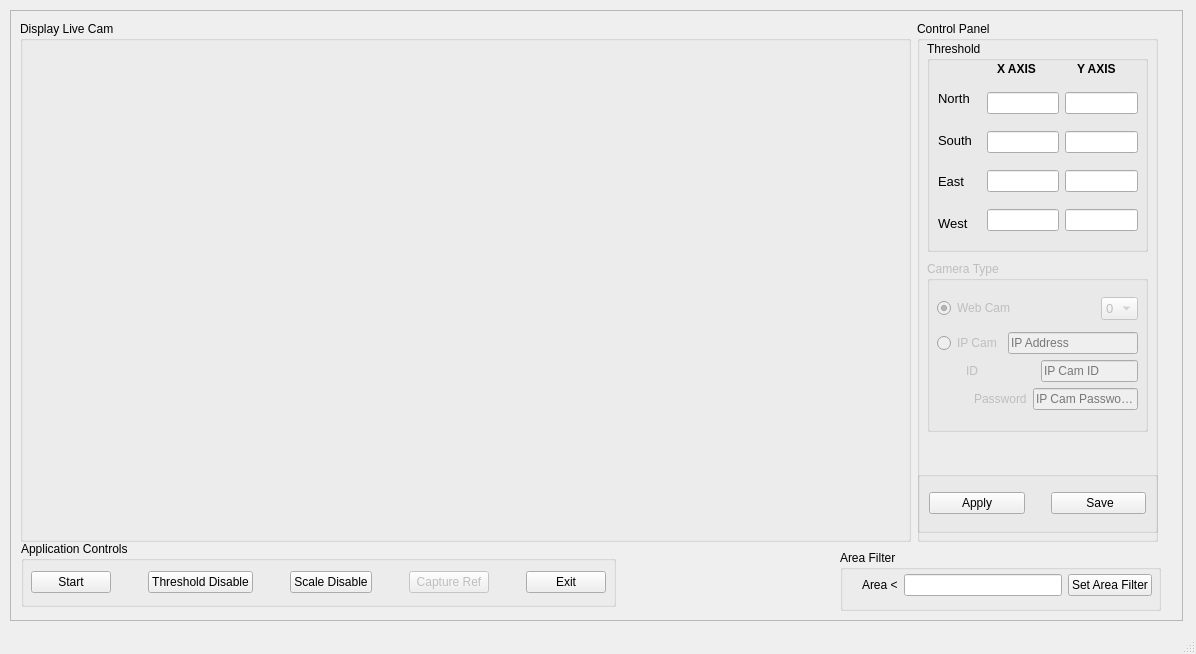
<?xml version="1.0" encoding="UTF-8"?>
<ui version="4.0">
 <class>MainWindow</class>
 <widget class="QMainWindow" name="MainWindow">
  <property name="geometry">
   <rect>
    <x>0</x>
    <y>0</y>
    <width>1196</width>
    <height>654</height>
   </rect>
  </property>
  <property name="sizePolicy">
   <sizepolicy hsizetype="Preferred" vsizetype="Preferred">
    <horstretch>0</horstretch>
    <verstretch>0</verstretch>
   </sizepolicy>
  </property>
  <property name="minimumSize">
   <size>
    <width>1196</width>
    <height>654</height>
   </size>
  </property>
  <property name="maximumSize">
   <size>
    <width>1196</width>
    <height>654</height>
   </size>
  </property>
  <property name="windowTitle">
   <string>Live Camera Tracking</string>
  </property>
  <widget class="QWidget" name="centralwidget">
   <widget class="QFrame" name="frame">
    <property name="geometry">
     <rect>
      <x>10</x>
      <y>10</y>
      <width>1173</width>
      <height>611</height>
     </rect>
    </property>
    <property name="sizePolicy">
     <sizepolicy hsizetype="Preferred" vsizetype="Expanding">
      <horstretch>0</horstretch>
      <verstretch>0</verstretch>
     </sizepolicy>
    </property>
    <property name="minimumSize">
     <size>
      <width>1173</width>
      <height>611</height>
     </size>
    </property>
    <property name="maximumSize">
     <size>
      <width>1173</width>
      <height>611</height>
     </size>
    </property>
    <property name="styleSheet">
     <string notr="true"/>
    </property>
    <property name="frameShape">
     <enum>QFrame::StyledPanel</enum>
    </property>
    <property name="frameShadow">
     <enum>QFrame::Raised</enum>
    </property>
    <widget class="QWidget" name="layoutWidget">
     <property name="geometry">
      <rect>
       <x>10</x>
       <y>10</y>
       <width>1140</width>
       <height>523</height>
      </rect>
     </property>
     <layout class="QHBoxLayout" name="horizontalLayout_2">
      <item>
       <widget class="QGroupBox" name="groupBox">
        <property name="minimumSize">
         <size>
          <width>891</width>
          <height>521</height>
         </size>
        </property>
        <property name="maximumSize">
         <size>
          <width>891</width>
          <height>521</height>
         </size>
        </property>
        <property name="title">
         <string>Display Live Cam</string>
        </property>
        <widget class="QLabel" name="image_label">
         <property name="geometry">
          <rect>
           <x>20</x>
           <y>20</y>
           <width>852</width>
           <height>480</height>
          </rect>
         </property>
         <property name="minimumSize">
          <size>
           <width>852</width>
           <height>480</height>
          </size>
         </property>
         <property name="maximumSize">
          <size>
           <width>852</width>
           <height>480</height>
          </size>
         </property>
         <property name="text">
          <string/>
         </property>
        </widget>
       </widget>
      </item>
      <item>
       <widget class="QGroupBox" name="groupBox_2">
        <property name="maximumSize">
         <size>
          <width>241</width>
          <height>521</height>
         </size>
        </property>
        <property name="title">
         <string>Control Panel</string>
        </property>
        <widget class="QGroupBox" name="groupBox_6">
         <property name="geometry">
          <rect>
           <x>10</x>
           <y>20</y>
           <width>221</width>
           <height>211</height>
          </rect>
         </property>
         <property name="title">
          <string>Threshold </string>
         </property>
         <widget class="QLabel" name="label_5">
          <property name="geometry">
           <rect>
            <x>70</x>
            <y>20</y>
            <width>55</width>
            <height>16</height>
           </rect>
          </property>
          <property name="font">
           <font>
            <pointsize>9</pointsize>
            <weight>75</weight>
            <bold>true</bold>
           </font>
          </property>
          <property name="text">
           <string>X AXIS</string>
          </property>
         </widget>
         <widget class="QLabel" name="label_6">
          <property name="geometry">
           <rect>
            <x>150</x>
            <y>20</y>
            <width>55</width>
            <height>16</height>
           </rect>
          </property>
          <property name="font">
           <font>
            <pointsize>9</pointsize>
            <weight>75</weight>
            <bold>true</bold>
           </font>
          </property>
          <property name="text">
           <string>Y AXIS</string>
          </property>
         </widget>
         <widget class="QWidget" name="layoutWidget">
          <property name="geometry">
           <rect>
            <x>11</x>
            <y>39</y>
            <width>48</width>
            <height>161</height>
           </rect>
          </property>
          <layout class="QVBoxLayout" name="verticalLayout_2">
           <item>
            <widget class="QLabel" name="label">
             <property name="font">
              <font>
               <pointsize>10</pointsize>
              </font>
             </property>
             <property name="text">
              <string>North </string>
             </property>
            </widget>
           </item>
           <item>
            <widget class="QLabel" name="label_2">
             <property name="font">
              <font>
               <pointsize>10</pointsize>
              </font>
             </property>
             <property name="text">
              <string>South</string>
             </property>
            </widget>
           </item>
           <item>
            <widget class="QLabel" name="label_3">
             <property name="font">
              <font>
               <pointsize>10</pointsize>
              </font>
             </property>
             <property name="text">
              <string>East</string>
             </property>
            </widget>
           </item>
           <item>
            <widget class="QLabel" name="label_4">
             <property name="font">
              <font>
               <pointsize>10</pointsize>
              </font>
             </property>
             <property name="text">
              <string>West</string>
             </property>
            </widget>
           </item>
          </layout>
         </widget>
         <widget class="QWidget" name="layoutWidget">
          <property name="geometry">
           <rect>
            <x>60</x>
            <y>40</y>
            <width>151</width>
            <height>161</height>
           </rect>
          </property>
          <layout class="QVBoxLayout" name="verticalLayout">
           <item>
            <layout class="QHBoxLayout" name="horizontalLayout_4">
             <item>
              <widget class="QLineEdit" name="lineEdit_north_x"/>
             </item>
             <item>
              <widget class="QLineEdit" name="lineEdit_north_y"/>
             </item>
            </layout>
           </item>
           <item>
            <layout class="QHBoxLayout" name="horizontalLayout_5">
             <item>
              <widget class="QLineEdit" name="lineEdit_south_x"/>
             </item>
             <item>
              <widget class="QLineEdit" name="lineEdit_south_y"/>
             </item>
            </layout>
           </item>
           <item>
            <layout class="QHBoxLayout" name="horizontalLayout_6">
             <item>
              <widget class="QLineEdit" name="lineEdit_east_x"/>
             </item>
             <item>
              <widget class="QLineEdit" name="lineEdit_east_y"/>
             </item>
            </layout>
           </item>
           <item>
            <layout class="QHBoxLayout" name="horizontalLayout_7">
             <item>
              <widget class="QLineEdit" name="lineEdit_west_x"/>
             </item>
             <item>
              <widget class="QLineEdit" name="lineEdit_west_y"/>
             </item>
            </layout>
           </item>
          </layout>
         </widget>
        </widget>
        <widget class="QGroupBox" name="groupBox_7">
         <property name="enabled">
          <bool>false</bool>
         </property>
         <property name="geometry">
          <rect>
           <x>10</x>
           <y>240</y>
           <width>221</width>
           <height>171</height>
          </rect>
         </property>
         <property name="title">
          <string>Camera Type</string>
         </property>
         <widget class="QWidget" name="layoutWidget">
          <property name="geometry">
           <rect>
            <x>10</x>
            <y>30</y>
            <width>201</width>
            <height>125</height>
           </rect>
          </property>
          <layout class="QVBoxLayout" name="verticalLayout_4">
           <item>
            <layout class="QHBoxLayout" name="horizontalLayout_12">
             <item>
              <widget class="QRadioButton" name="radioButton">
               <property name="font">
                <font>
                 <pointsize>9</pointsize>
                </font>
               </property>
               <property name="text">
                <string>Web Cam</string>
               </property>
               <property name="checked">
                <bool>true</bool>
               </property>
               <attribute name="buttonGroup">
                <string notr="true">buttonGroup</string>
               </attribute>
              </widget>
             </item>
             <item>
              <layout class="QHBoxLayout" name="horizontalLayout_9">
               <item>
                <spacer name="horizontalSpacer_4">
                 <property name="orientation">
                  <enum>Qt::Horizontal</enum>
                 </property>
                 <property name="sizeHint" stdset="0">
                  <size>
                   <width>40</width>
                   <height>20</height>
                  </size>
                 </property>
                </spacer>
               </item>
               <item>
                <widget class="QComboBox" name="comboBox">
                 <property name="font">
                  <font>
                   <pointsize>10</pointsize>
                   <weight>50</weight>
                   <bold>false</bold>
                  </font>
                 </property>
                 <item>
                  <property name="text">
                   <string>0</string>
                  </property>
                 </item>
                 <item>
                  <property name="text">
                   <string>1</string>
                  </property>
                 </item>
                 <item>
                  <property name="text">
                   <string>2</string>
                  </property>
                 </item>
                 <item>
                  <property name="text">
                   <string>3</string>
                  </property>
                 </item>
                </widget>
               </item>
              </layout>
             </item>
            </layout>
           </item>
           <item>
            <layout class="QVBoxLayout" name="verticalLayout_3">
             <item>
              <layout class="QHBoxLayout" name="horizontalLayout_10">
               <item>
                <widget class="QRadioButton" name="radioButton_2">
                 <property name="font">
                  <font>
                   <pointsize>9</pointsize>
                  </font>
                 </property>
                 <property name="text">
                  <string>IP Cam</string>
                 </property>
                 <attribute name="buttonGroup">
                  <string notr="true">buttonGroup</string>
                 </attribute>
                </widget>
               </item>
               <item>
                <widget class="QLineEdit" name="lineEdit">
                 <property name="text">
                  <string/>
                 </property>
                 <property name="placeholderText">
                  <string>IP Address</string>
                 </property>
                </widget>
               </item>
              </layout>
             </item>
             <item>
              <layout class="QHBoxLayout" name="horizontalLayout_11">
               <item>
                <spacer name="horizontalSpacer_8">
                 <property name="orientation">
                  <enum>Qt::Horizontal</enum>
                 </property>
                 <property name="sizeHint" stdset="0">
                  <size>
                   <width>40</width>
                   <height>20</height>
                  </size>
                 </property>
                </spacer>
               </item>
               <item>
                <widget class="QLabel" name="label_9">
                 <property name="font">
                  <font>
                   <pointsize>9</pointsize>
                  </font>
                 </property>
                 <property name="text">
                  <string>ID</string>
                 </property>
                </widget>
               </item>
               <item>
                <spacer name="horizontalSpacer_7">
                 <property name="orientation">
                  <enum>Qt::Horizontal</enum>
                 </property>
                 <property name="sizeHint" stdset="0">
                  <size>
                   <width>40</width>
                   <height>20</height>
                  </size>
                 </property>
                </spacer>
               </item>
               <item>
                <spacer name="horizontalSpacer_6">
                 <property name="orientation">
                  <enum>Qt::Horizontal</enum>
                 </property>
                 <property name="sizeHint" stdset="0">
                  <size>
                   <width>40</width>
                   <height>20</height>
                  </size>
                 </property>
                </spacer>
               </item>
               <item>
                <widget class="QLineEdit" name="lineEdit_2">
                 <property name="placeholderText">
                  <string>IP Cam ID</string>
                 </property>
                </widget>
               </item>
              </layout>
             </item>
             <item>
              <layout class="QHBoxLayout" name="horizontalLayout_13">
               <item>
                <spacer name="horizontalSpacer_9">
                 <property name="orientation">
                  <enum>Qt::Horizontal</enum>
                 </property>
                 <property name="sizeHint" stdset="0">
                  <size>
                   <width>40</width>
                   <height>20</height>
                  </size>
                 </property>
                </spacer>
               </item>
               <item>
                <widget class="QLabel" name="label_10">
                 <property name="font">
                  <font>
                   <pointsize>9</pointsize>
                  </font>
                 </property>
                 <property name="text">
                  <string>Password</string>
                 </property>
                </widget>
               </item>
               <item>
                <widget class="QLineEdit" name="lineEdit_3">
                 <property name="placeholderText">
                  <string>IP Cam Password </string>
                 </property>
                </widget>
               </item>
              </layout>
             </item>
            </layout>
           </item>
          </layout>
         </widget>
        </widget>
        <widget class="QGroupBox" name="groupBox_3">
         <property name="geometry">
          <rect>
           <x>0</x>
           <y>450</y>
           <width>241</width>
           <height>62</height>
          </rect>
         </property>
         <property name="title">
          <string/>
         </property>
         <layout class="QHBoxLayout" name="horizontalLayout_8">
          <item>
           <layout class="QHBoxLayout" name="horizontalLayout_3">
            <item>
             <widget class="QPushButton" name="pushButton_Apply">
              <property name="text">
               <string>Apply</string>
              </property>
             </widget>
            </item>
            <item>
             <spacer name="verticalSpacer">
              <property name="orientation">
               <enum>Qt::Vertical</enum>
              </property>
              <property name="sizeHint" stdset="0">
               <size>
                <width>20</width>
                <height>40</height>
               </size>
              </property>
             </spacer>
            </item>
            <item>
             <widget class="QPushButton" name="pushButton">
              <property name="text">
               <string> Save</string>
              </property>
             </widget>
            </item>
           </layout>
          </item>
         </layout>
        </widget>
       </widget>
      </item>
     </layout>
    </widget>
    <widget class="QGroupBox" name="groupBox_4">
     <property name="geometry">
      <rect>
       <x>11</x>
       <y>531</y>
       <width>595</width>
       <height>66</height>
      </rect>
     </property>
     <property name="title">
      <string>Application Controls </string>
     </property>
     <widget class="QWidget" name="layoutWidget">
      <property name="geometry">
       <rect>
        <x>10</x>
        <y>26</y>
        <width>575</width>
        <height>30</height>
       </rect>
      </property>
      <layout class="QHBoxLayout" name="horizontalLayout">
       <item>
        <widget class="QPushButton" name="pushButton_start">
         <property name="text">
          <string>Start</string>
         </property>
        </widget>
       </item>
       <item>
        <spacer name="horizontalSpacer">
         <property name="orientation">
          <enum>Qt::Horizontal</enum>
         </property>
         <property name="sizeHint" stdset="0">
          <size>
           <width>40</width>
           <height>20</height>
          </size>
         </property>
        </spacer>
       </item>
       <item>
        <widget class="QPushButton" name="pushBotton_Draw_lines">
         <property name="text">
          <string>Threshold Disable</string>
         </property>
        </widget>
       </item>
       <item>
        <spacer name="horizontalSpacer_2">
         <property name="orientation">
          <enum>Qt::Horizontal</enum>
         </property>
         <property name="sizeHint" stdset="0">
          <size>
           <width>40</width>
           <height>20</height>
          </size>
         </property>
        </spacer>
       </item>
       <item>
        <widget class="QPushButton" name="pushBotton_ShowScale">
         <property name="text">
          <string>Scale Disable</string>
         </property>
        </widget>
       </item>
       <item>
        <spacer name="horizontalSpacer_5">
         <property name="orientation">
          <enum>Qt::Horizontal</enum>
         </property>
         <property name="sizeHint" stdset="0">
          <size>
           <width>40</width>
           <height>20</height>
          </size>
         </property>
        </spacer>
       </item>
       <item>
        <widget class="QPushButton" name="pushButton_capture_ref">
         <property name="enabled">
          <bool>false</bool>
         </property>
         <property name="text">
          <string>Capture Ref</string>
         </property>
        </widget>
       </item>
       <item>
        <spacer name="horizontalSpacer_3">
         <property name="orientation">
          <enum>Qt::Horizontal</enum>
         </property>
         <property name="sizeHint" stdset="0">
          <size>
           <width>40</width>
           <height>20</height>
          </size>
         </property>
        </spacer>
       </item>
       <item>
        <widget class="QPushButton" name="pushButton_exit">
         <property name="text">
          <string>Exit</string>
         </property>
        </widget>
       </item>
      </layout>
     </widget>
    </widget>
    <widget class="QGroupBox" name="groupBox_5">
     <property name="geometry">
      <rect>
       <x>830</x>
       <y>540</y>
       <width>321</width>
       <height>61</height>
      </rect>
     </property>
     <property name="title">
      <string>Area Filter</string>
     </property>
     <widget class="QWidget" name="">
      <property name="geometry">
       <rect>
        <x>22</x>
        <y>20</y>
        <width>290</width>
        <height>30</height>
       </rect>
      </property>
      <layout class="QHBoxLayout" name="horizontalLayout_14">
       <item>
        <widget class="QLabel" name="label_7">
         <property name="font">
          <font>
           <pointsize>9</pointsize>
          </font>
         </property>
         <property name="text">
          <string>Area &lt;</string>
         </property>
        </widget>
       </item>
       <item>
        <widget class="QLineEdit" name="lineEdit_area"/>
       </item>
       <item>
        <widget class="QPushButton" name="pushButton_set_area">
         <property name="text">
          <string>Set Area Filter</string>
         </property>
        </widget>
       </item>
      </layout>
     </widget>
    </widget>
   </widget>
  </widget>
  <widget class="QStatusBar" name="statusbar"/>
 </widget>
 <resources/>
 <connections/>
 <buttongroups>
  <buttongroup name="buttonGroup"/>
 </buttongroups>
</ui>
